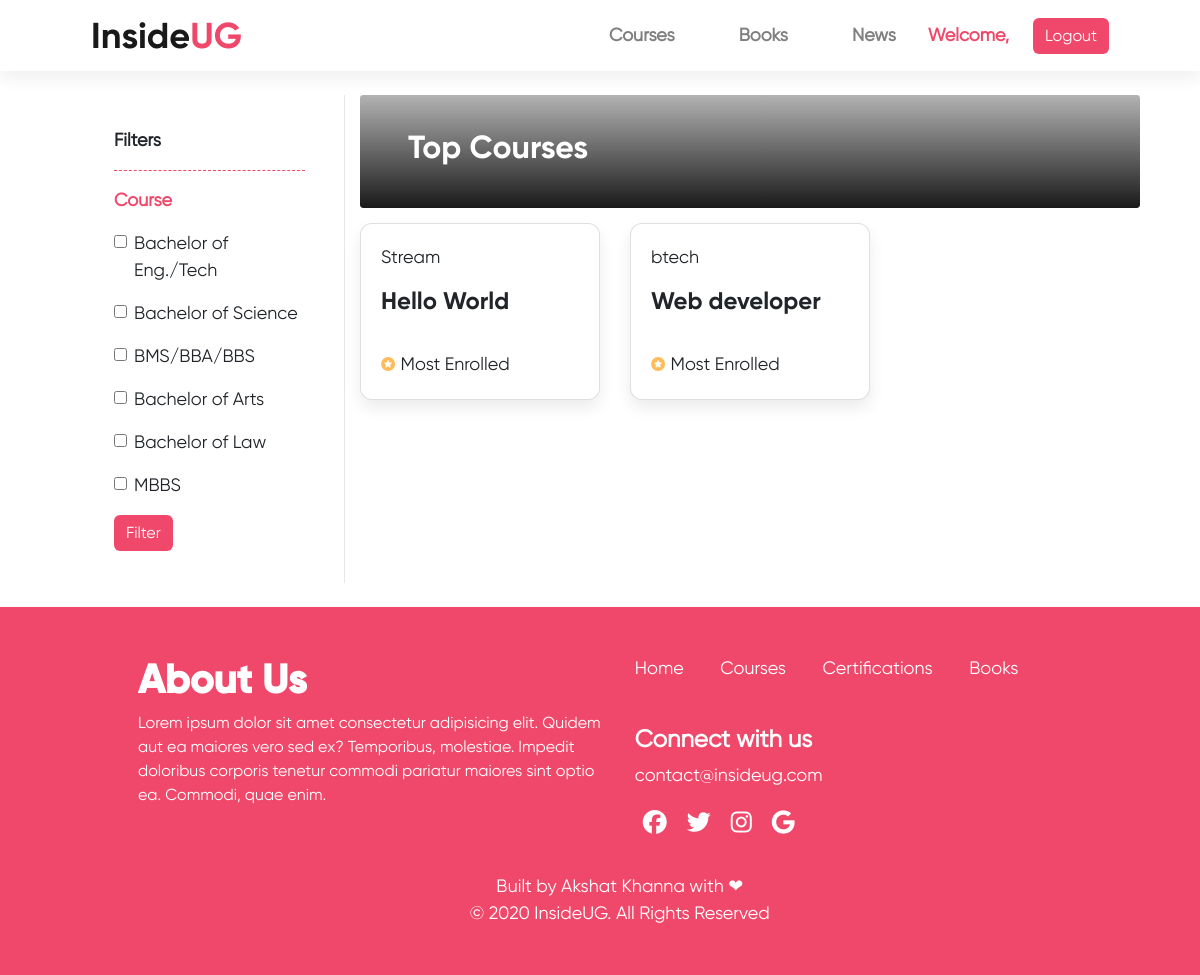
The page /courses/ (signed in) on the database its author committed.
### InsideUGApp/models.py (models this page shows, shortened)
class Course(models.Model):
    courseid = models.AutoField(primary_key=True)
    stream = models.CharField(max_length=100)
    branch = models.CharField(max_length=100)
    title = models.CharField(max_length=100)
    discription = models.TextField()
    link = models.URLField()
    smallImage = models.FileField(upload_to='coursesmall/')
    BigImage = models.FileField(upload_to='coursebig/')

### InsideUGApp/views.py (the view)
# urls.py: path('courses/', views.courses, name='courses'),
def courses(request):
    all_course = Course.objects.all()
    return render(request,'courses.html',{"courses":all_course})

### templates/courses.html (shortened to what this page needs)
{% extends 'base.html' %}
{% load static %}
{% block content %}
    <div class="container my-4">
        <div class="row">
            <div class="col-md-3 text-center" style="border-right: 1px solid #E7E7E7;">
                <div class="my-2 p-4 px-4 text-left">
                    <b>Filters</b>
                    <hr style="border-top: 1px dashed #F0486A;">
                    <p class="greenshade"><b>Course</b></p>
                    <div>
                        <form action="" method="POST">
                            <div class="form-group form-check">
                                <input type="checkbox" name="btech" class="form-check-input" id="exampleCheck1">
                                <label class="form-check-label" for="exampleCheck1">Bachelor of Eng./Tech</label>
                            </div>
                            <div class="form-group form-check">
                                <input type="checkbox" name="bsc" class="form-check-input" id="exampleCheck2">
                                <label class="form-check-label" for="exampleCheck2">Bachelor of Science</label>
                            </div>
                            <div class="form-group form-check">
                                <input type="checkbox" name="bba" class="form-check-input" id="exampleCheck3">
                                <label class="form-check-label" for="exampleCheck3">BMS/BBA/BBS</label>
                            </div>
                            <div class="form-group form-check">
                                <input type="checkbox" name="ba" class="form-check-input" id="exampleCheck4">
                                <label class="form-check-label" for="exampleCheck4">Bachelor of Arts</label>
                            </div>
                            <div class="form-group form-check">
                                <input type="checkbox" name="bl" class="form-check-input" id="exampleCheck5">
                                <label class="form-check-label" for="exampleCheck5">Bachelor of Law</label>
                            </div>
                            <div class="form-group form-check">
                                <input type="checkbox" name="mbbs" class="form-check-input" id="exampleCheck6">
                                <label class="form-check-label" for="exampleCheck6">MBBS</label>
                            </div>
                            <button type="submit" class="btn btn-primary nav-button">Filter</button>
                        </form>
                    </div>
                </div>
            </div>
            <div class="col-md-9">
                <div class="row">
                    <div class="col">
                            <img class="w-100 mr-2" src="{% static 'img/categoryback.svg' %}" alt="">
                            <h2 class="heading more px-5" style="margin-top: -80px;">Top Courses</h2>
                    </div>
                </div>
                    {% for course in courses %}
                        {% if forloop.first %}<div class="row mt-5">{% endif %}
                            <div class="col-md-4">
                                <a class="cat" href="{{course.link}}" target="blank">
                                <div class="card card-prop m-0">
                                    <div class="card-body">
                                        <p>{{course.stream}}</p>
                                        <h4 class="heading">{{course.title}}</h4>
                                        <br>
                                        <img class="mb-2" src="{% static 'img/mostenrolled.svg' %}" alt="">
                                        <p class="d-inline"> Most Enrolled</p>
                                    </div>
                                </div>
                            </a>
                            </div>
                        {% if forloop.last %}</div>{% endif %}
                    {% endfor %}
            </div>
        </div>
    </div>
{% endblock %}

### static/css/style.css (style rules this page uses)
html { scroll-behavior: smooth; }
body { font-family: gilroy; font-style: normal; font-weight: normal; font-size: 18px; }
.cat,.cat:hover,.cat:active,.cat:target { color: inherit; text-decoration: inherit; }
.heading { font-family: gilroy-bold; }
.nav-button,.nav-button:hover,.nav-button:focus,.nav-button:active { background: #F0486A; border-radius: 6px; border: none; }
.greenshade { color: #F0486A; }
.more { color: white; }
.card-prop { box-shadow: 0px 8px 16px rgba(18, 18, 18, 0.08); border-radius: 12px; }
@media only screen and (min-width: 992px) { .container { margin-left: 75px; margin-right: 75px; max-width: 90%; } }

### rows shown on the page
Course: stream "Stream", title "Hello World"
Course: stream "btech", title "Web developer"
